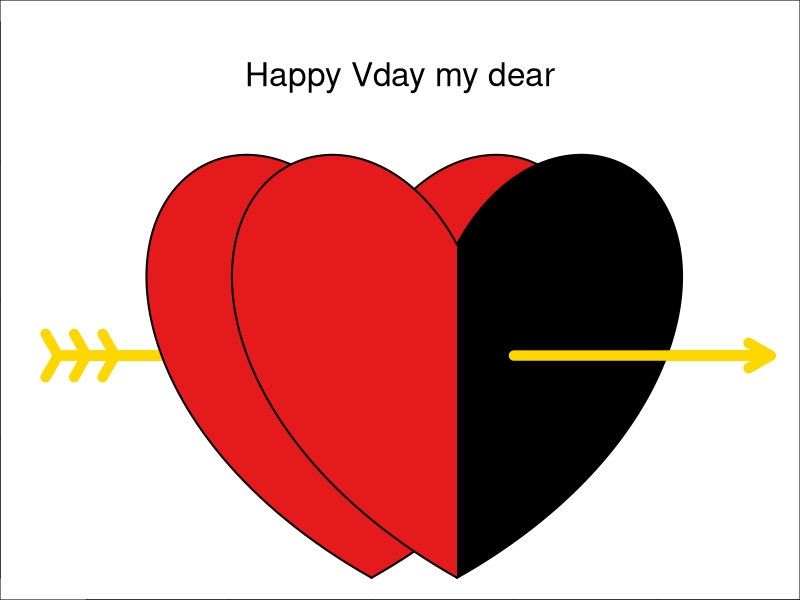

Source code (R):
library(RColorBrewer)
col=brewer.pal(3,'Set1')[1]
t=seq(0,60,len=100)
x=-.01*(-t^2+40*t+1200)*sin(pi*t/180)
y=.01*(-t^2+40*t+1200)*cos(pi*t/180)
pdf('heart.pdf',wid=4,hei=3)
par(mar=c(0,0,0,0))
plot(c(-12,14),c(0,20),type='n',axes=T,xlab='',ylab='')
arrows(-11,8,14,8,lwd=10,col='gold')
arrows(14,8,-11,8,lwd=10,col='gold',angle=120)
arrows(14,8,-10,8,lwd=10,col='gold',angle=120)
arrows(14,8,-9,8,lwd=10,col='gold',angle=120)
polygon(x,y,col=col,border=NA)
polygon(-x,y,col=col,border=NA)
lines(x,y,lwd=2)
lines(-x,y,lwd=2)
polygon(x+3,y,col=col,border=NA)
polygon(-x+3,y,col,border=NA)
lines(x+3,y,lwd=2)
lines(-x+3,y,lwd=2)
arrows(5,8,14,8,lwd=10,col='gold')
text(1,18,"Happy Vday my dear",col='black',cex=2)
dev.off()
